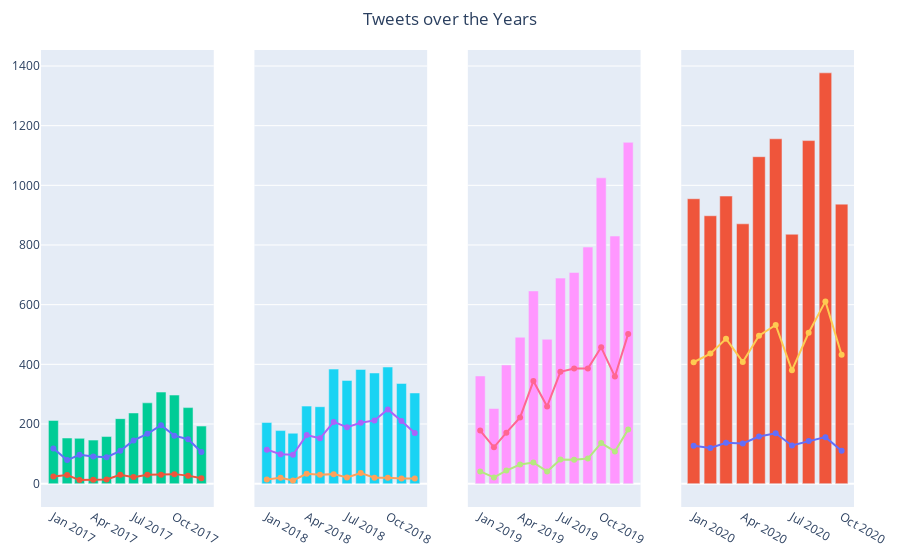

Source (notebook cell):
### Code cell
import plotly.graph_objects as go
from plotly.subplots import make_subplots
# Create figure

years = [2017, 2018, 2019, 2020]
fig = make_subplots(rows=1, cols=4, shared_xaxes=True, shared_yaxes=True, vertical_spacing=0.1)

# df = m[m['year'] == 2017]
# df

for i in range(1,5):
    #print(i)
    df = m[m['year'] == years[i-1]]
    #print(df.head())
    fig.add_trace(go.Scatter(
            x=list(df['month']), 
            y=list(df['positive']), 
            name='Positive Tweets'),
            # mode='lines',
            # line=dict(color='blue'),
            row=1, col=i)
    fig.add_trace(
        go.Scatter(
            x=list(df['month']), 
            y=list(df['negative']), 
            name='Negative Tweets'), 
            secondary_y=False,
            row=1, col=i
        )

    fig.add_trace(
        go.Bar(
            x=list(df['month']), 
            y=list(df['tweets']), 
            name='Total Tweets'), 
            secondary_y=False,
            row=1, col=i
        )

    # fig.update_layout(
    #     legend=dict(
    #         orientation='h',
    #         yanchor='top',
    #         xanchor='center',
    #         y=1.1,
    #         x=0.5)
    # )
fig.update_layout(showlegend=False)
#fig.update_layout(coloraxis=dict(colorscale='Bluered_r'))

fig.update_layout(
    margin=dict(l=20, r=20, t=50, b=25)
)

fig.update_layout(title_text='Tweets over the Years',title_x=0.5)

fig.show()

### Figure 1 — Plotly figure (JSON) as saved in the notebook; plotly's stock layout.template omitted (floating-point values rounded to 4 significant figures)
{"data": [{"name": "Positive Tweets", "type": "scatter", "x": ["2017-01-01", "2017-02-01", "2017-03-01", "2017-04-01", "2017-05-01", "2017-06-01", "2017-07-01", "2017-08-01", "2017-09-01", "2017-10-01", "2017-11-01", "2017-12-01"], "xaxis": "x", "y": [118, 79, 97, 91, 89, 110, 145, 167, 196, 161, 149, 106], "yaxis": "y"}, {"name": "Negative Tweets", "type": "scatter", "x": ["2017-01-01", "2017-02-01", "2017-03-01", "2017-04-01", "2017-05-01", "2017-06-01", "2017-07-01", "2017-08-01", "2017-09-01", "2017-10-01", "2017-11-01", "2017-12-01"], "xaxis": "x", "y": [24, 29, 12, 13, 14, 30, 22, 30, 30, 32, 27, 18], "yaxis": "y"}, {"name": "Total Tweets", "type": "bar", "x": ["2017-01-01", "2017-02-01", "2017-03-01", "2017-04-01", "2017-05-01", "2017-06-01", "2017-07-01", "2017-08-01", "2017-09-01", "2017-10-01", "2017-11-01", "2017-12-01"], "xaxis": "x", "y": [212, 153, 152, 146, 158, 218, 237, 271, 307, 297, 255, 193], "yaxis": "y"}, {"name": "Positive Tweets", "type": "scatter", "x": ["2018-01-01", "2018-02-01", "2018-03-01", "2018-04-01", "2018-05-01", "2018-06-01", "2018-07-01", "2018-08-01", "2018-09-01", "2018-10-01", "2018-11-01", "2018-12-01"], "xaxis": "x2", "y": [114, 99, 97, 163, 152, 207, 189, 204, 212, 249, 210, 170], "yaxis": "y2"}, {"name": "Negative Tweets", "type": "scatter", "x": ["2018-01-01", "2018-02-01", "2018-03-01", "2018-04-01", "2018-05-01", "2018-06-01", "2018-07-01", "2018-08-01", "2018-09-01", "2018-10-01", "2018-11-01", "2018-12-01"], "xaxis": "x2", "y": [14, 20, 11, 33, 30, 32, 21, 36, 20, 20, 17, 17], "yaxis": "y2"}, {"name": "Total Tweets", "type": "bar", "x": ["2018-01-01", "2018-02-01", "2018-03-01", "2018-04-01", "2018-05-01", "2018-06-01", "2018-07-01", "2018-08-01", "2018-09-01", "2018-10-01", "2018-11-01", "2018-12-01"], "xaxis": "x2", "y": [205, 178, 169, 260, 258, 384, 346, 383, 371, 391, 336, 304], "yaxis": "y2"}, {"name": "Positive Tweets", "type": "scatter", "x": ["2019-01-01", "2019-02-01", "2019-03-01", "2019-04-01", "2019-05-01", "2019-06-01", "2019-07-01", "2019-08-01", "2019-09-01", "2019-10-01", "2019-11-01", "2019-12-01"], "xaxis": "x3", "y": [178, 122, 171, 222, 344, 259, 375, 386, 386, 457, 359, 502], "yaxis": "y3"}, {"name": "Negative Tweets", "type": "scatter", "x": ["2019-01-01", "2019-02-01", "2019-03-01", "2019-04-01", "2019-05-01", "2019-06-01", "2019-07-01", "2019-08-01", "2019-09-01", "2019-10-01", "2019-11-01", "2019-12-01"], "xaxis": "x3", "y": [41, 21, 44, 64, 71, 41, 81, 80, 84, 136, 108, 182], "yaxis": "y3"}, {"name": "Total Tweets", "type": "bar", "x": ["2019-01-01", "2019-02-01", "2019-03-01", "2019-04-01", "2019-05-01", "2019-06-01", "2019-07-01", "2019-08-01", "2019-09-01", "2019-10-01", "2019-11-01", "2019-12-01"], "xaxis": "x3", "y": [361, 252, 398, 491, 646, 484, 689, 708, 793, 1025, 830, 1144], "yaxis": "y3"}, {"name": "Positive Tweets", "type": "scatter", "x": ["2020-01-01", "2020-02-01", "2020-03-01", "2020-04-01", "2020-05-01", "2020-06-01", "2020-07-01", "2020-08-01", "2020-09-01", "2020-10-01"], "xaxis": "x4", "y": [407, 436, 486, 408, 496, 532, 380, 506, 611, 432], "yaxis": "y4"}, {"name": "Negative Tweets", "type": "scatter", "x": ["2020-01-01", "2020-02-01", "2020-03-01", "2020-04-01", "2020-05-01", "2020-06-01", "2020-07-01", "2020-08-01", "2020-09-01", "2020-10-01"], "xaxis": "x4", "y": [127, 120, 137, 135, 158, 169, 128, 143, 156, 110], "yaxis": "y4"}, {"name": "Total Tweets", "type": "bar", "x": ["2020-01-01", "2020-02-01", "2020-03-01", "2020-04-01", "2020-05-01", "2020-06-01", "2020-07-01", "2020-08-01", "2020-09-01", "2020-10-01"], "xaxis": "x4", "y": [955, 898, 964, 871, 1096, 1156, 836, 1150, 1377, 937], "yaxis": "y4"}], "layout": {"margin": {"b": 25, "l": 20, "r": 20, "t": 50}, "showlegend": false, "title": {"text": "Tweets over the Years", "x": 0.5}, "xaxis": {"anchor": "y", "domain": [0, 0.2125]}, "xaxis2": {"anchor": "y2", "domain": [0.2625, 0.475]}, "xaxis3": {"anchor": "y3", "domain": [0.525, 0.7375]}, "xaxis4": {"anchor": "y4", "domain": [0.7875, 1]}, "yaxis": {"anchor": "x", "domain": [0, 1]}, "yaxis2": {"anchor": "x2", "domain": [0, 1], "matches": "y", "showticklabels": false}, "yaxis3": {"anchor": "x3", "domain": [0, 1], "matches": "y", "showticklabels": false}, "yaxis4": {"anchor": "x4", "domain": [0, 1], "matches": "y", "showticklabels": false}}}
